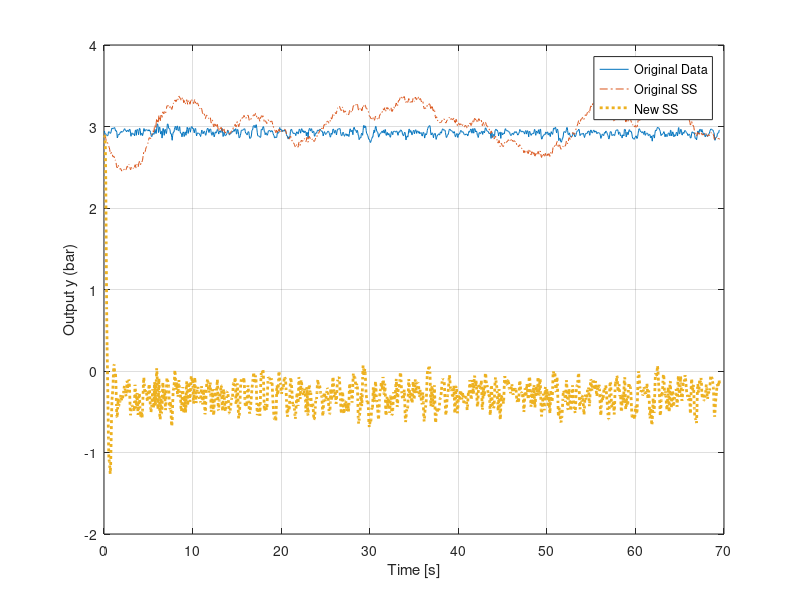

Here is the MATLAB script that generated this plot:
clear all;clc;
load('test_mod')
% DAT = iddata(y,u,0.05)
% ss1 = n4sid(DAT, 4, 'Form', 'canonical')
% ss1.A
% ss1.B
A1 =[0 1 0 0; 0 0 1 0; 0 0 0 1;-0.5724 1.551 -2.193 2.106]
B1 =[-2.4988 * 10^(-4); -3.6800 * 10^(-4); -0.0025; -0.0031]

A=[      0    1.0000         0         0;
         0         0    1.0000         0;
         0         0         0    1.0000;
   -0.7392    1.9504   -2.6493    2.4375];

B=1.0e-03*[-0.0846;-0.0969;-0.4450;-0.5497];
X=[2.9 2.9 2.9 2.9]';
X1=[2.9 2.9 2.9 2.9]';
 for i=1:length(u)
      X=A*X+B*u(i);
      X1=A1*X1+B1*u(i);
      yy(i)=X(1);
      yy1(i)=X1(1);

 end
 figure
 plot((1:i)*0.05,y,(1:i)*0.05,yy,'-.',(1:i)*0.05,yy1,':','LineWidth',2)
 xlabel('Time [s]')
 ylabel('Output y (bar)')
 legend('Original Data','Original SS','New SS')
 grid